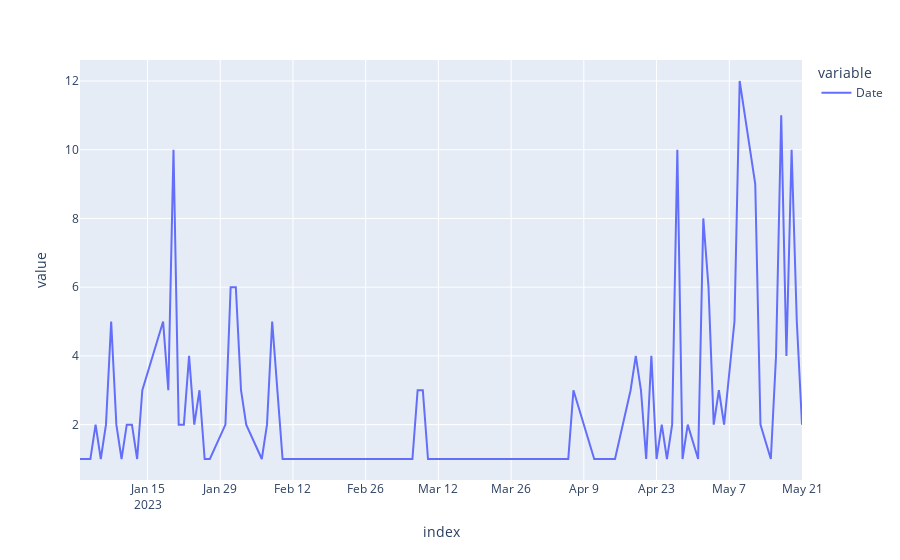

This figure's notebook cell:
### Code cell
px.line(df_debt_mw['Date'].value_counts().sort_index())

### Figure 1 — Plotly figure (JSON) as saved in the notebook; plotly's stock layout.template omitted (floating-point values rounded to 4 significant figures)
{"data": [{"hovertemplate": "variable=Date<br>index=%{x}<br>value=%{y}<extra></extra>", "legendgroup": "Date", "line": {"color": "#636efa", "dash": "solid"}, "marker": {"symbol": "circle"}, "mode": "lines", "name": "Date", "orientation": "v", "showlegend": true, "type": "scatter", "x": ["2023-01-02", "2023-01-04", "2023-01-05", "2023-01-06", "2023-01-07", "2023-01-08", "2023-01-09", "2023-01-10", "2023-01-11", "2023-01-12", "2023-01-13", "2023-01-14", "2023-01-18", "2023-01-19", "2023-01-20", "2023-01-21", "2023-01-22", "2023-01-23", "2023-01-24", "2023-01-25", "2023-01-26", "2023-01-27", "2023-01-30", "2023-01-31", "2023-02-01", "2023-02-02", "2023-02-03", "2023-02-06", "2023-02-07", "2023-02-08", "2023-02-10", "2023-02-14", "2023-02-15", "2023-02-16", "2023-02-17", "2023-02-22", "2023-02-25", "2023-03-01", "2023-03-06", "2023-03-07", "2023-03-08", "2023-03-09", "2023-03-10", "2023-03-11", "2023-03-17", "2023-03-18", "2023-03-21", "2023-03-23", "2023-03-28", "2023-03-29", "2023-03-30", "2023-04-03", "2023-04-04", "2023-04-06", "2023-04-07", "2023-04-11", "2023-04-14", "2023-04-15", "2023-04-18", "2023-04-19", "2023-04-20", "2023-04-21", "2023-04-22", "2023-04-23", "2023-04-24", "2023-04-25", "2023-04-26", "2023-04-27", "2023-04-28", "2023-04-29", "2023-05-01", "2023-05-02", "2023-05-03", "2023-05-04", "2023-05-05", "2023-05-06", "2023-05-08", "2023-05-09", "2023-05-10", "2023-05-11", "2023-05-12", "2023-05-13", "2023-05-15", "2023-05-16", "2023-05-17", "2023-05-18", "2023-05-19", "2023-05-20", "2023-05-21"], "xaxis": "x", "y": [1, 1, 2, 1, 2, 5, 2, 1, 2, 2, 1, 3, 5, 3, 10, 2, 2, 4, 2, 3, 1, 1, 2, 6, 6, 3, 2, 1, 2, 5, 1, 1, 1, 1, 1, 1, 1, 1, 1, 1, 3, 3, 1, 1, 1, 1, 1, 1, 1, 1, 1, 1, 1, 1, 3, 1, 1, 1, 3, 4, 3, 1, 4, 1, 2, 1, 2, 10, 1, 2, 1, 8, 6, 2, 3, 2, 5, 12, 11, 10, 9, 2, 1, 4, 11, 4, 10, 5, 2], "yaxis": "y"}], "layout": {"legend": {"title": {"text": "variable"}, "tracegroupgap": 0}, "margin": {"t": 60}, "xaxis": {"anchor": "y", "domain": [0, 1], "title": {"text": "index"}}, "yaxis": {"anchor": "x", "domain": [0, 1], "title": {"text": "value"}}}}
